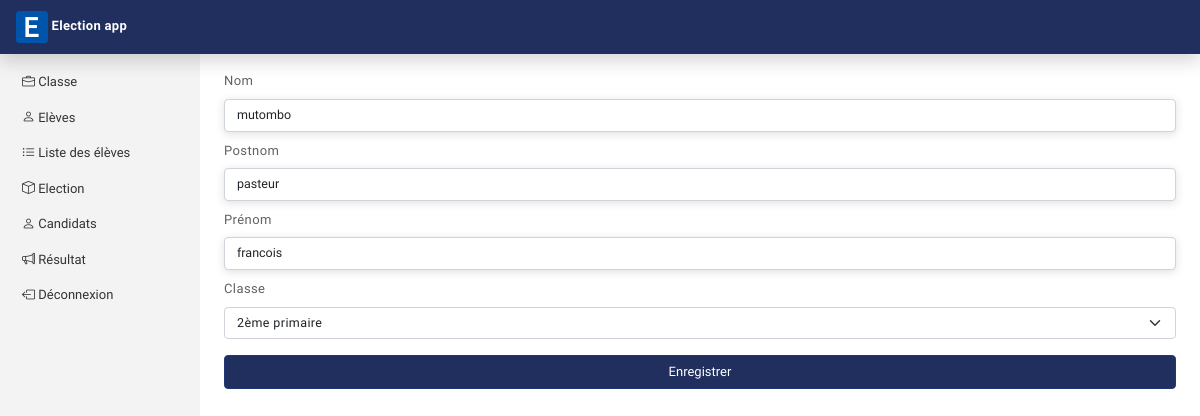
Screenshot of /AppDirecteur/updateEleve/5 (signed in) with the database file from the repository.
### AppAuth/models.py (models this page shows, shortened)
class User(AbstractUser):
    username = models.CharField(max_length = 50, blank = True, null = True, unique = False)
    email = models.EmailField(unique=True)
    USERNAME_FIELD = "email"
    REQUIRED_FIELDS = ["username"]
    status = models.CharField(max_length=50)

### AppDirecteur/views.py (the view, shortened to what this page needs)
# urls.py: path('updateEleve/<int:id>', UpdateEleveView.as_view(), name='updateEleve'),
class UpdateEleveView(View):
    def get(self, request, id):
        objet = get_object_or_404(User, id=id)
        title = 'Modidication'
        try:
            directeur = Directeur.objects.get(userId__id=request.user.id)
        except Directeur.DoesNotExist:
             return redirect('login')
        allClasse = Classe.objects.filter(ecoleId=directeur.ecoleId).order_by('classe')
        return render(request, 'AppDirecteur/updateEleve.html', {
            'title':title,
            'objet':objet,
            'allClasse':allClasse
        })

### Templates/AppDirecteur/updateEleve.html (shortened to what this page needs)
{% extends 'baseDirecteur.html' %}
{% load static %}
{% block baseDirecteur %}
    <form action="" method="POST" class='mt-3' id='formUser'>
        <div class="mb-2">
            <label for="nom" class='form-label'>Nom</label>
            <input type="text" class='form-control mb-2' name='nom' id='nom' value="{{objet.username}}">
        </div>
        <div class="mb-2">
            <label for="postnom" class='form-label'>Postnom</label>
            <input type="text" class='form-control mb-2' name='postnom' id='postnom' value="{{objet.first_name}}">
        </div>
        <div class="mb-2">
            <label for="prenom" class='form-label'>Prénom</label>
            <input type="text" class='form-control mb-2' name='prenom' id='prenom' value="{{objet.last_name}}">
        </div>
        <div class="mb-3">
            <label for="classe" class='form-label'>Classe</label>
            <select name="classe" class='form-select'>
                {% for objet in allClasse %}
                    <option value="{{objet.id}}">{{objet.classe}}</option>
                {% endfor %}
            </select>
        </div>
        <input type="submit" class='w-100 btn btn-success' value='Enregistrer'>
    </form>
{% endblock baseDirecteur %}

### Static/css/style.css (style rules this page uses)
body { font-family: 'Varela Round', sans-serif; font-size: .900rem }
.form-select { font-size: 12.5px !important; letter-spacing: .4px; }
.form-select > option { font-size: 12.3px; font-family: 'Segoe UI', Tahoma, Geneva, Verdana, sans-serif; }

### rows the page displays
User: nom "mutombo", postnom "pasteur", prenom "francois"

### other values shown
form field classe "2ème primaire"
